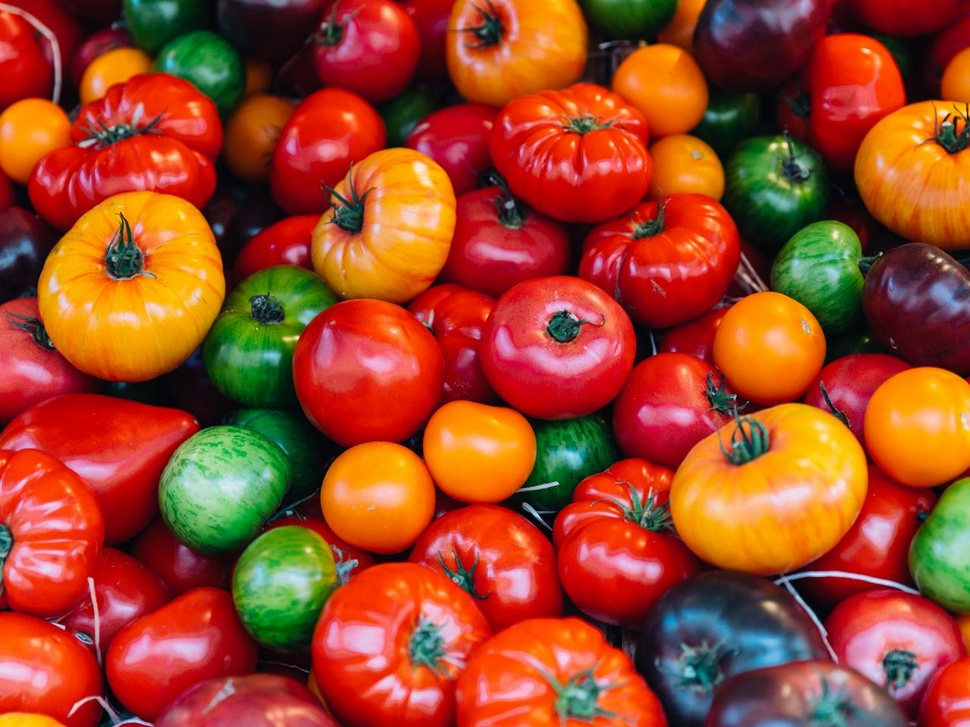
#> input picture img2.jpeg, 970 x 727 px, shrunk from 1280 x 960 before the run
$ python edge_detection.py   (older library calls are emulated)
#> lines starting #> are read from the running program, lines starting #| are printed output that depends on the picture
import cv2
import numpy as np

# Read the image
image = cv2.imread('img2.jpeg')
#> image is the input picture: shape (727, 970, 3); mean B, G, R 39.1, 69.8, 158.6

# Check if the image is loaded successfully
if image is None:
    print("Could not read the image. Please check the file path.")
    exit()

# Convert the image to grayscale
gray = cv2.cvtColor(image, cv2.COLOR_BGR2GRAY)
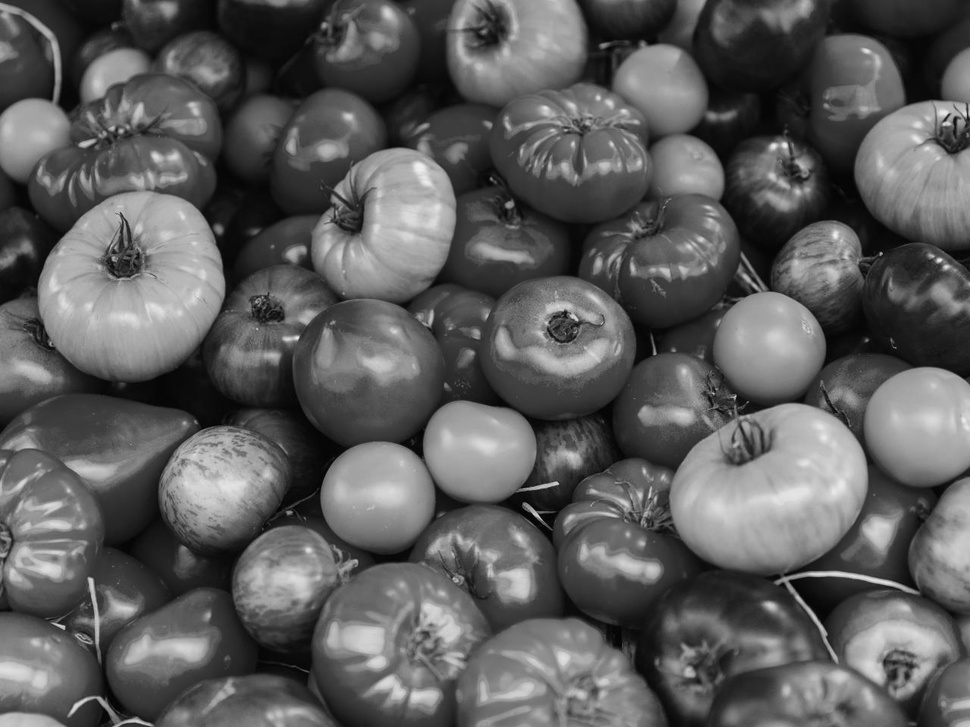
#> gray: shape (727, 970); min 0, max 242, mean 92.8

# Apply Median filter for noise reduction and edge detection
median = cv2.medianBlur(gray, 5)  # Change the kernel size as required

# Apply Laplacian for edge enhancement
laplacian = cv2.Laplacian(median, cv2.CV_64F)
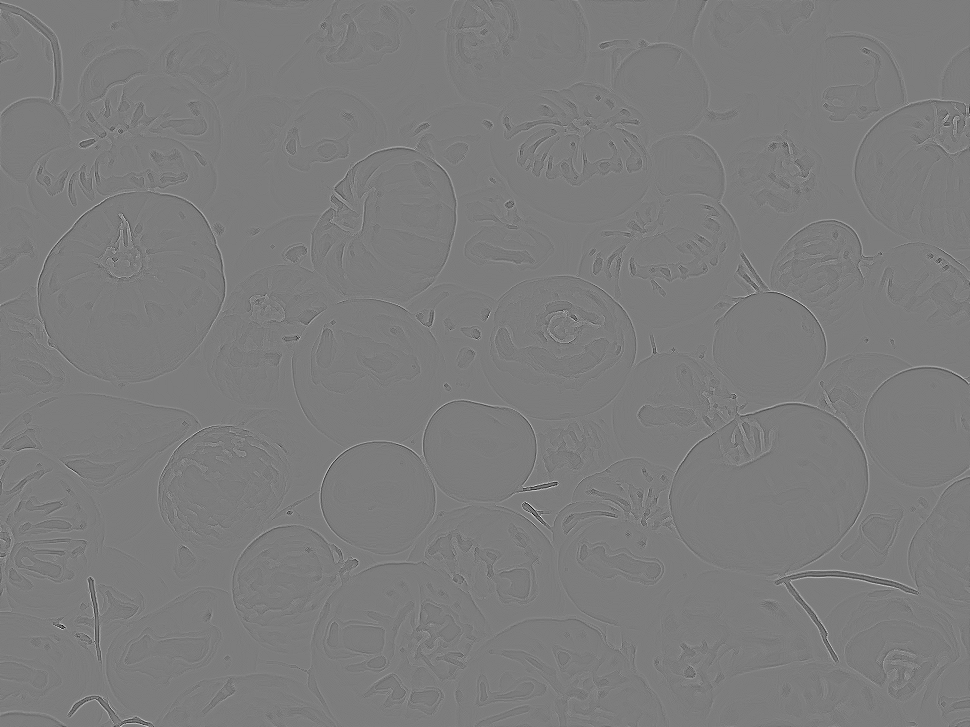
#> laplacian: shape (727, 970) float64; min -175, max 182, mean 0; drawn with min black and max white

# Convert the result back to 8-bit image
edges = cv2.convertScaleAbs(laplacian)
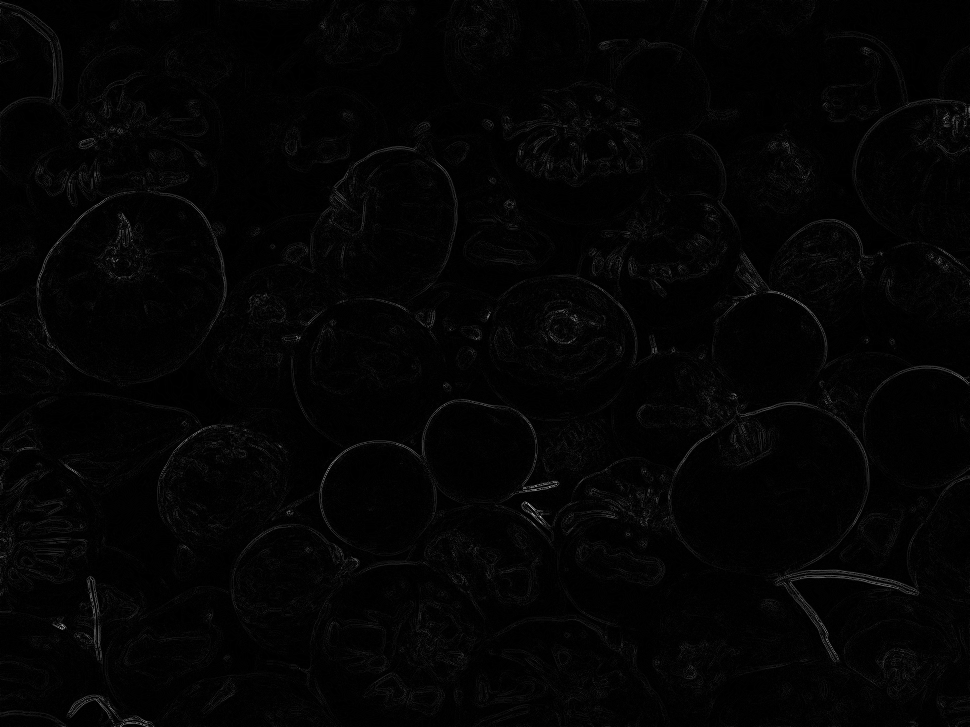
#> edges: shape (727, 970); min 0, max 182, mean 3.8

# Display the original and edge-detected images
cv2.imshow('Original Image', image)
cv2.imshow('Edge Detected Image', edges)
cv2.waitKey(0)
cv2.destroyAllWindows()
